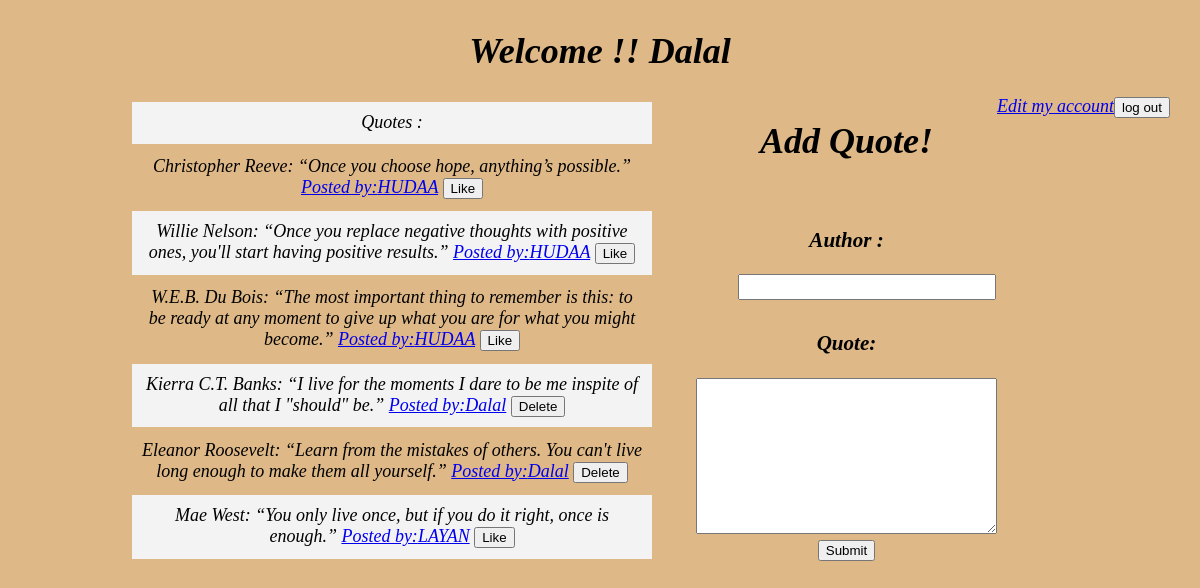
/dashboard (signed in), run on the app's committed database.
### main_app/models.py (models this page shows)
class User(models.Model):
    first_name = models.CharField(max_length=50)
    last_name = models.CharField(max_length=50)
    email = models.CharField(max_length=100)
    password = models.CharField(max_length=30)
    created_at = models.DateTimeField(auto_now_add=True)
    updated_at = models.DateTimeField(auto_now=True)
    objects = UserManager()

class Quote(models.Model):
    Author= models.CharField(max_length=255)
    quote = models.TextField()
    poster= models.ForeignKey(User, related_name="poster", on_delete = models.CASCADE)
    like = models.ManyToManyField(User, related_name="like")
    created_at = models.DateTimeField(auto_now_add=True)
    updated_at = models.DateTimeField(auto_now=True)

### main_app/views.py (the view)
# urls.py: path('dashboard', views.dashboard),
def dashboard(request):
    context={
        "this_user":User.objects.get(id=request.session['uid']),
        "all_qoute":Quote.objects.all(),
        "all_user":User.objects.all()
    }
    return render(request,'dashboard.html',context)

### main_app/templates/dashboard.html (shortened to what this page needs)
<!DOCTYPE html>
<html lang="en">
<head>
</head>
<body class='main'>
    <h1>Welcome !! {{request.session.fname}}  </h1>
    <div class="header">
        <a href='edit_account/{{request.session.uid}}'>Edit my account</a>
        <a href='/clear'><button>log out</button></a>
    </div>
    <div class='continer'>
        <table>
            <th>
                <tr>
                    <td>Quotes :</td>
                </tr>
            </th>
            {% for qoute in all_qoute  %}
            <tr>
                <td>{{qoute.Author}}:
                    {{qoute.quote}}
                    <a href="/view_account/{{qoute.poster.id}}">Posted by:{{qoute.poster.first_name}}</a>
                    {% if qoute.poster.id == request.session.uid %}
                    <a href="/delete/{{qoute.id}}"><button>Delete</button></a>
                    {% endif %}
                    {% if qoute.poster.id != request.session.uid %}
                    <a href="#"><button>Like</button></a>
                    {% endif %}
                </td>
            </tr>
            {% endfor %}
        </table>
        <form action='add_quote' method="POST">
            <h1> Add Quote!  </h1><br>
        <h3>Author :</h3>
            <input type='text' name='Author'><br>
        <h3>Quote:</h3>
            <textarea name='quote' rows='10' cols='35'></textarea><br>
            <button type="submit">Submit</button><br>
            </form>
    </div>
    </body>
</html>

### main_app/templates/dashboard.html (style rules this page uses)
.continer { margin-left: 100px; margin-right: 100px; display: flex; justify-content: space-between; }
.main { margin: 30px; font-style: oblique; background-color:burlywood }
.header { display: flex; float:right; }
body,label { text-align: center; font-size:large; }
input { margin-left: 40px; margin-bottom: 10px; width: 250px; height: 20px; }
td { padding: 10px; width: 500px; }
tr:nth-of-type(even) { background-color: #f3f3f3; }

### data on the page
User: session.fname "Dalal"
Quote: Author "Christopher Reeve", quote "“Once you choose hope, anything’s possible.”", poster.first_name "HUDAA", shows "Like"
Quote: Author "Willie Nelson", quote "“Once you replace negative thoughts with positive ones, you'll start having positive results.”", poster.first_name "HUDAA", shows "Like"
Quote: Author "W.E.B. Du Bois", quote "“The most important thing to remember is this: to be ready at any moment to give up what you are for what you might become.”", poster.first_name "HUDAA", shows "Like"
Quote: Author "Kierra C.T. Banks", quote "“I live for the moments I dare to be me inspite of all that I \"should\" be.”", poster.first_name "Dalal"
Quote: Author "Eleanor Roosevelt", quote "“Learn from the mistakes of others. You can't live long enough to make them all yourself.”", poster.first_name "Dalal"
Quote: Author "Mae West", quote "“You only live once, but if you do it right, once is enough.”", poster.first_name "LAYAN", shows "Like"
